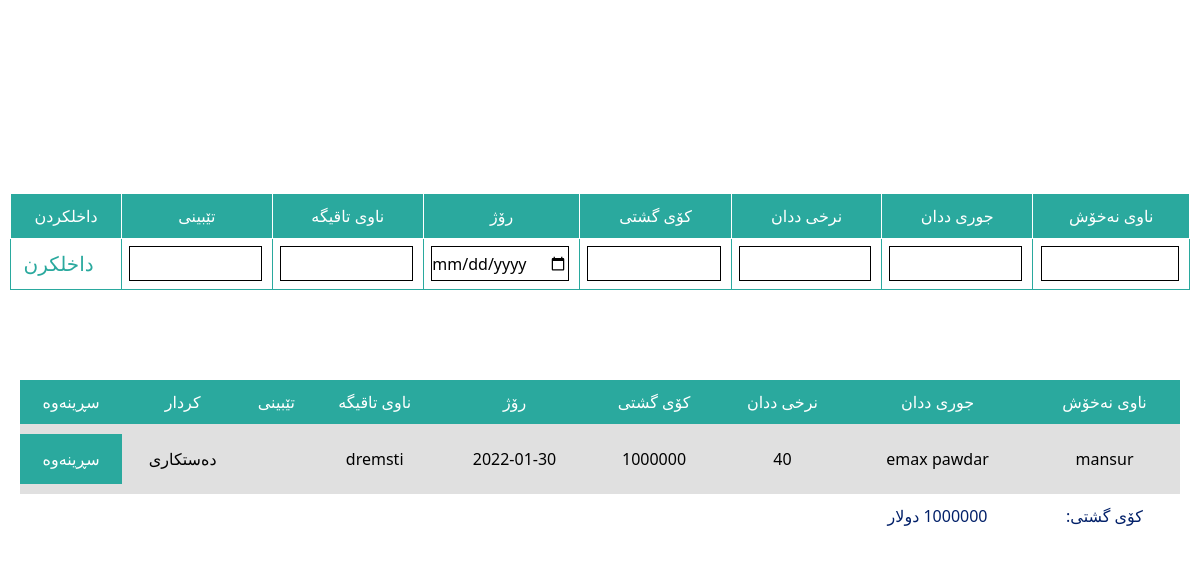
Page /lab.php (signed in) on the committed database.
### tables this page shows
CREATE TABLE `lab` (
  `id` int(11) NOT NULL,
  `sickname` varchar(255) NOT NULL,
  `teethtype` varchar(255) NOT NULL,
  `teethprice` varchar(255) NOT NULL,
  `allsum` varchar(255) NOT NULL,
  `date` date NOT NULL,
  `namelab` varchar(255) NOT NULL,
  `notes` longtext NOT NULL
);

### include/config.php (called while the page is built, shortened)
<?php
$db = mysqli_connect('localhost' , 'root' , '' , 'shacenter');
$db->query("SET NAMES utf8");
$db->query("SET CHARACTER SET utf8");
mysqli_set_charset($db, 'utf8');
function sec($data){
    global $db;
    $data = mysqli_real_escape_string($db,htmlspecialchars($data));
    return $data;
}
?>

### lab.php (the view, shortened to what this page needs)
<?php include 'include/config.php';?>
<!DOCTYPE html>
<html lang="en">
<head>
	<link rel="stylesheet" href="assets/css/style.css">
	<link href="https://cdn.jsdelivr.net/npm/bootstrap@5.1.3/dist/css/bootstrap.min.css" rel="stylesheet">
</head>
<body>
	<div class="our-table">
		<table>
			<tr style="background-color: #2aa99e;">
				<td>ناوی نەخۆش</td>
				<td>جوری ددان</td>
				<td>نرخی ددان</td>
				<td>کۆی گشتی</td>
				<td>رۆژ</td>
				<td>ناوی تاقیگە</td>
				<td>تێبینی</td>
				<td>داخلکردن</td>
			</tr>
			<tr>
				<form method="POST" action="modal/lab.inc.php">
					<td><input type="text" name="sickname"></td>
					<td><input type="text" name="teethtype"></td>
					<td><input type="text" name="teethprice"></td>
					<td><input type="text" name="allsum"></td>
					<td><input type="date" name="date"></td>
					<td><input type="text" name="namelab"></td>
					<td><input type="text" name="notes"></td>
					<td><button name="labbtn">داخلکرن</button></td>
				</form>
			</tr>
		</table>
	</div>
	<div class="show-our-table">
		<table>
			<tr style="background-color: #FC813C;">
				<td>ناوی نەخۆش</td>
				<td>جوری ددان</td>
				<td>نرخی ددان</td>
				<td>کۆی گشتی</td>
				<td>رۆژ</td>
				<td>ناوی تاقیگە</td>
				<td>تێبینی</td>
				<td>کردار</td>
				<td>سڕینەوە</td>
			</tr>
			<?php
			$sum = 0;
			$ExpQuery = mysqli_query($db , "SELECT * FROM `lab` ORDER BY `id` DESC");
			while($ExpRow = mysqli_fetch_assoc($ExpQuery)){
				$sum += sec($ExpRow['allsum'])?>
				<tr>
					<td><?php echo sec($ExpRow['sickname']);?></td>
					<td><?php echo sec($ExpRow['teethtype']);?></td>
					<td><?php echo sec($ExpRow['teethprice']);?></td>
					<td><?php echo sec($ExpRow['allsum']);?></td>
					<td><?php echo sec($ExpRow['date']);?></td>
					<td><?php echo sec($ExpRow['namelab']);?></td>
					<td><?php echo sec($ExpRow['notes']);?></td>
					<td data-bs-toggle="modal" data-bs-target="#edit<?php echo sec($ExpRow['id']);?>">دەستکاری</td>
					<td>
						<form method="POST" action="modal/lab.inc.php">
							<button name="deletelab">سڕینەوە</button>
						</form>
					</td>
				</tr>
			<?php } ?>
			<tr>
				<td style="color: #022069;">کۆی گشتی: </td>
				<td style="color: #022069;"><?php echo $sum?> دولار</td>
			</tr>
		</table>
	</div>
	</body>
	</html>

### assets/css/style.css (style rules this page uses)
* { margin: 0%; padding: 0%; box-sizing: border-box; }
body { width: 100%; height: 100vh; display: flex; justify-content: center; align-items: center; flex-direction: column; background: #ecf0f3; }
.login input, button { width: 50%; height: 50px; border-radius: 50px; background-color: #2aa99e; color: white; outline: none; border: none; margin: 10px; padding-left: 20px; }
.regester .inputs label, input, button { display: block; width: 100%; padding: 0; border: none; outline: none; box-sizing: border-box; }
.our-table { width: 100%; display: flex; flex-direction: column; justify-content: center; align-items: center; margin-bottom: 60px; padding: 10px; direction: rtl; }
.our-table table { width: 100%; border-radius: 8px; color: white; background-color: white; }
.our-table table tr:nth-child(1) td { position: relative; text-align: center; border: 1px solid white; padding: 10px 0 10px 0; }
.our-table table tr:nth-child(2) td { position: relative; text-align: center; border: 1px solid #2aa99e; padding: 0 10px 0 0; }
.our-table table td input { width: 95%; height: 35px; border: 1px solid black; }
.our-table table td button { width: 100px; border: none; background-color: transparent; color: #2aa99e; font-size: 20px; padding-right: 5px; margin: 0 !important; cursor: pointer; }
.show-our-table { width: 100%; display: flex; flex-direction: column; justify-content: center; align-items: center; margin-bottom: 60px; padding: 20px; direction: rtl; }
.show-our-table table { width: 100%; border-radius: 8px; color: white; background-color: white; }
.show-our-table table tr:nth-child(1) td { position: relative; text-align: center; padding: 10px 0 10px 0; margin: 10px 0 10px 0; background-color: #2aa99e; color: white; }
.show-our-table table tr:nth-child(even) td { color: black; background-color: #E0E0E0; }
.show-our-table table td { position: relative; text-align: center; padding: 10px 0 10px 0; margin: 10px 0 10px 0; color: black; }

### rows in the picture
lab: sickname "mansur", teethtype "emax pawdar", teethprice "40", allsum "1000000", date "2022-01-30", namelab "dremsti"
